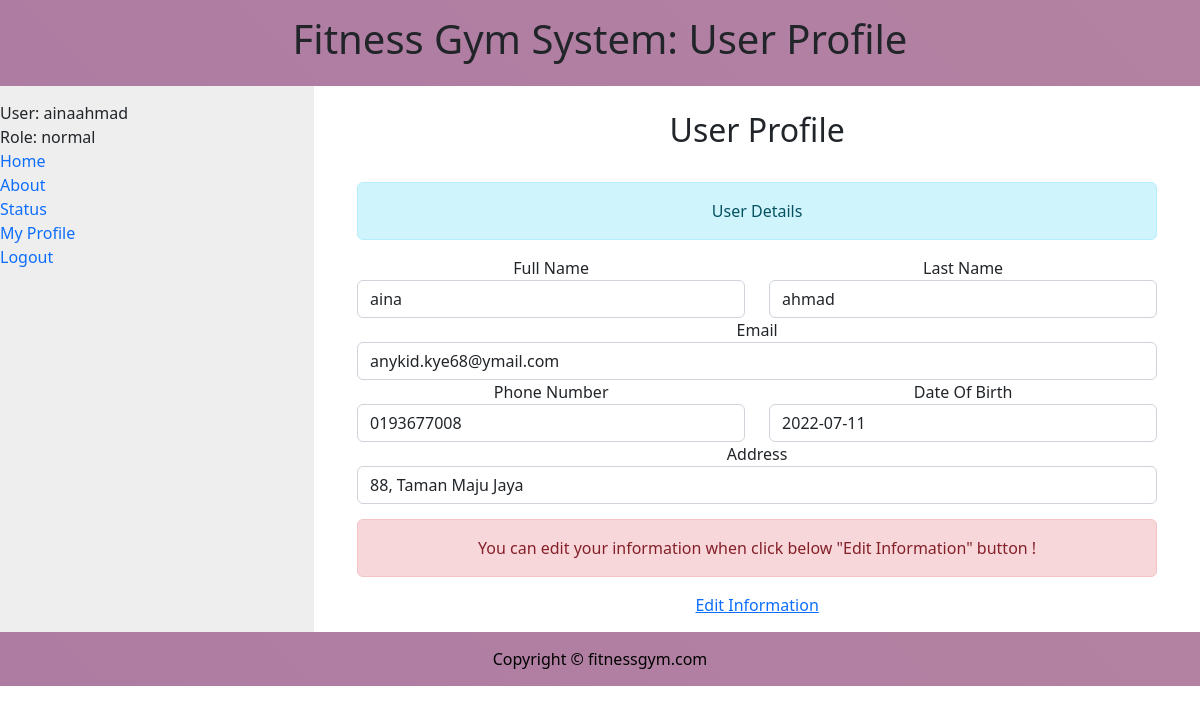
/profile_view.php (signed in), run on the app's committed database.
### tables this page shows
CREATE TABLE `app_user` (
  `username` varchar(10) NOT NULL,
  `password` varchar(50) NOT NULL,
  `role` varchar(50) NOT NULL,
  `status` varchar(50) NOT NULL,
  `fname` varchar(50) DEFAULT NULL,
  `lname` varchar(50) DEFAULT NULL,
  `email` varchar(50) DEFAULT NULL,
  `pnumber` varchar(50) DEFAULT NULL,
  `dob` varchar(50) DEFAULT NULL,
  `address` varchar(50) DEFAULT NULL
);

### profile_view.php (the view, shortened to what this page needs)
<?php session_start();
require_once 'pagehead.php';
?>
<body>
<div class="flex-container">
<header>
  <h1>Fitness Gym System: User Profile</h1>
<link href="https://cdn.jsdelivr.net/npm/bootstrap@5.2.0/dist/css/bootstrap.min.css" rel="stylesheet">
<link rel="stylesheet" href="all.css">
</header>
<?php include "pagenav.php" ?>
<article class="article">
<?php
include 'dbconnect.php';
$username = $_SESSION['username'];
$sql = "SELECT username, role, status, fname, lname, email, pnumber, dob, address
        FROM app_user
        WHERE username = '$username'";
$result = mysqli_query($conn, $sql);
if (mysqli_num_rows($result) > 0)
{
    $row = mysqli_fetch_assoc($result);
?>
    <h2 class="Banner">User Profile</h2>
    <div class="container1">
        <div class="row">
        <div class="w-100" style="padding-top: 15px;">
                <div class="alert alert-info" role="alert">
                    User Details
                </div>
        </div>
        <div class="col">
                <label>Full Name</label>
                <input type="text" class="form-control" value="<?php echo $row["fname"] ?>" readonly>
            </div>
            <div class="col">
                <label>Last Name</label>
                <input type="text" class="form-control"  value="<?php echo $row["lname"] ?>" readonly>
            </div>
            <div class="col">
                <label>Email</label>
                <input type="text" class="form-control" value="<?php echo $row["email"] ?>" readonly>
            </div>
            <div class="col">
                <label>Phone Number</label><br>
                <input type="text" class="form-control" value="<?php echo $row["pnumber"] ?>" readonly>
            </div>
            <div class="col">
                <label>Date Of Birth</label>
                <input type="text" class="form-control" value="<?php echo $row["dob"] ?>" readonly>
            </div>
            <div class="col">
                <label>Address</label>
                <input type="textarea" class="form-control" value="<?php echo $row["address"] ?>" readonly>
            </div>
            <div class="w-100" style="padding-top: 15px;">
                <div class="alert alert-danger" role="alert">
                    You can  edit your information when click below "Edit Information" button !
                </div>
            </div>
            <div class="col">
                <div class="d-grid gap-2">
                    <a href="user_edit.php?fname=' . $user['fname'] . '"> Edit Information</a>
                </div>
            </div>
        </div>
    </div>
<?php
}
else
{
    echo "<p>0 results</p>";
}
?>
</article>
<?php include "pagefoot.php" ?>

### stylesheader.css (style rules this page uses)
.flex-container { display: -webkit-flex; display: flex; -webkit-flex-flow: row wrap; flex-flow: row wrap; text-align: center; }
.flex-container > * { padding: 15px; -webkit-flex: 1 100%; flex: 1 100%; }
header { background: linear-gradient(45deg, #ae7ca2, #b382a2); }
@media all and (min-width: 768px) { .article { -webkit-flex:5 0px;flex:5 0px;-webkit-order:2;order:2; } }

### all.css (style rules this page uses)
.container1 { width: 800px; margin: auto; }
.Banner { padding: 10px; text-align:center; }

### data on the page
app_user: fname "aina", lname "ahmad", email "anykid.kye68@ymail.com", pnumber "0193677008", dob "2022-07-11", address "88, Taman Maju Jaya"

### other printed values
$_SESSION['username'] "ainaahmad"
$_SESSION['role'] "normal"
